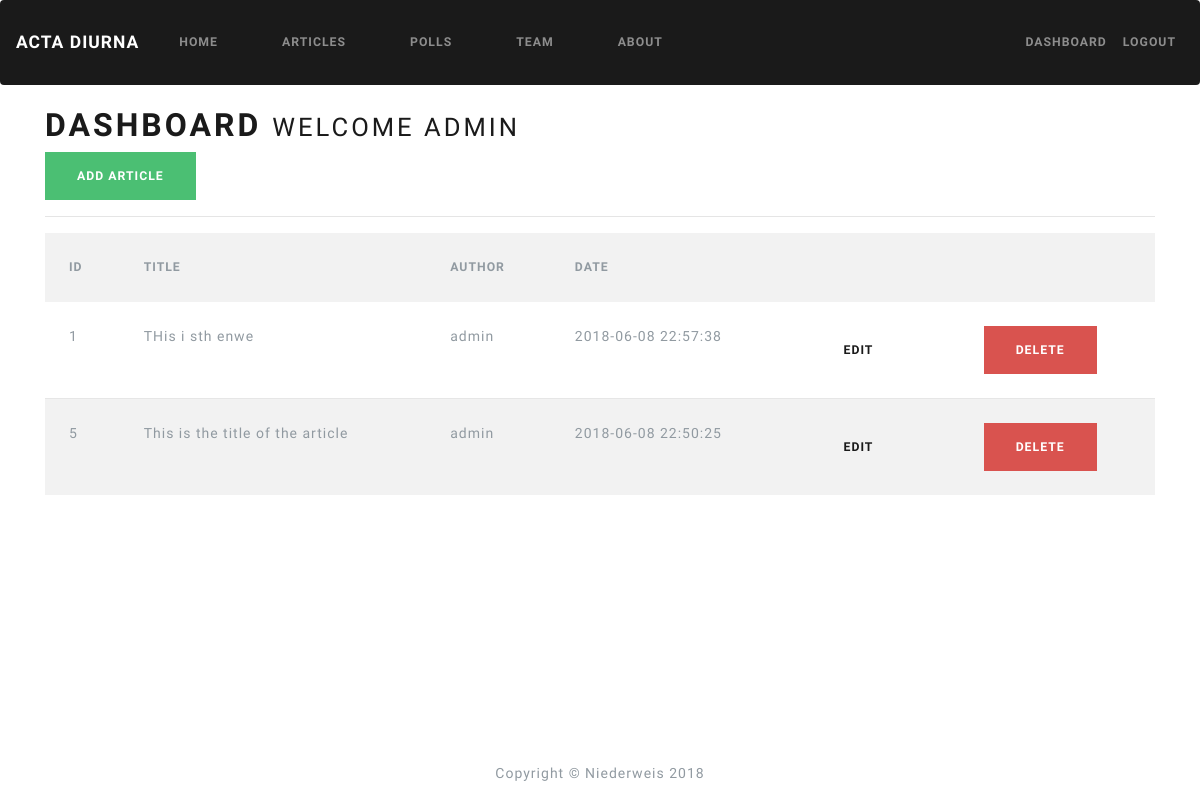
/dashboard (signed in), run on an earlier commit of the app's database.
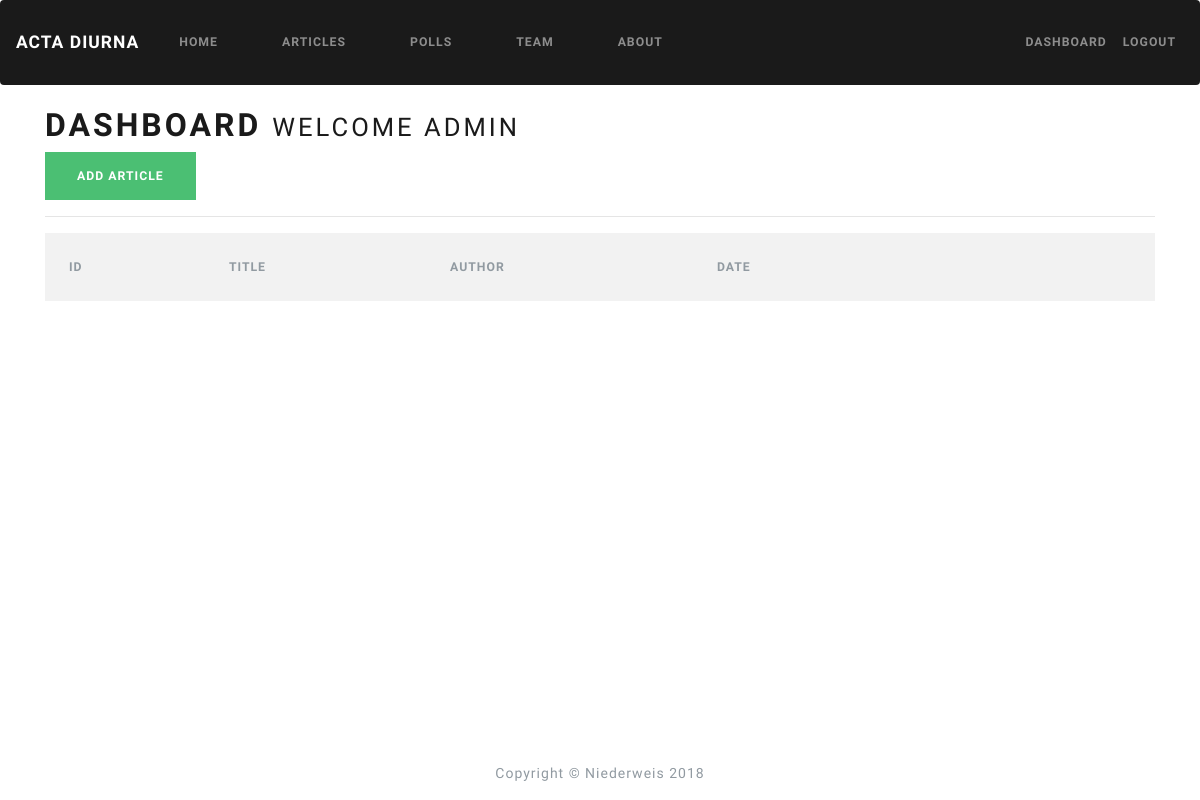
And on a later commit of the database.
### app.py (models this page shows)
class Users(UserMixin, db.Model):
    id = db.Column(db.Integer, primary_key=True)
    first_name = db.Column(db.String(25))
    last_name = db.Column(db.String(40))
    email = db.Column(db.String(100))
    username = db.Column(db.String(30))
    password = db.Column(db.String(100))
    acclevel = db.Column(db.Integer, server_default=db.FetchedValue())

class Articles(db.Model):
    id = db.Column(db.Integer, primary_key=True)
    title = db.Column(db.String(255))
    author = db.Column(db.String(100))
    body = db.Column(db.String)
    create_date = db.Column(db.String, server_default=db.FetchedValue())

### app.py (the view)
@app.route('/dashboard')
@login_required
def dashboard():
    if current_user.acclevel == 1:
        adminlistOfArticles = Articles.query.all()
        return render_template('dashboard.html', articles=adminlistOfArticles)
    else:
        listOfArticles = \
            Articles.query.filter_by(author=current_user.username).all()
        return render_template('dashboard.html', articles=listOfArticles)

### app.py (called while the page is built)
@login_manager.user_loader
def load_user(user_id):
    return Users.query.get(int(user_id))

### templates/dashboard.html (shortened to what this page needs)
{% extends 'base.html' %} {% block title %} Dashboard {% endblock %} {% block content %}
<h1>Dashboard <small> Welcome {{current_user.username}}</small></h1>
<a class="btn btn-success" href="/add_article">Add Article</a>
<hr>
<table class="table table-striped">
  <tr>
    <th>ID</th>
    <th>Title</th>
    <th>Author</th>
    <th>Date</th>
    <th></th>
    <th></th>
  </tr>
  {% for article in articles %}
  <tr>
    <td>{{article.id}}</td>
    <td>{{article.title}}</td>
    <td>{{article.author}}</td>
    <td>{{article.create_date}}</td>
    <td><a href="edit_article/{{article.id}}" class="btn btn-default pull-right">Edit</a></td>
    <td>
      <form id="deleteArt" method="post" action="{{url_for('delete_article', id=article.id)}}">
        <a href="javascript: confirmDelete()" class="btn btn-danger">Delete</a>
      </form>
    </td>
  </tr>
  {% endfor %}
</table>
{% endblock %}

### templates/base.html (shortened to what this page needs)
<!DOCTYPE html>
<html>
<head>
  <link rel="stylesheet" href="{{url_for('static', filename='bootstrapMin.css')}}">
  <link rel="stylesheet" href="{{url_for('static', filename='bootstrap.css')}}">
</head>
<body>
  <nav class="navbar navbar-expand-lg navbar-dark bg-primary">
    <a class="navbar-brand" href="/index">Acta Diurna</a>
    <div class="collapse navbar-collapse" id="navbarColor01">
      <ul class="navbar-nav mr-auto">
        <li class="nav-item">
          <a class="nav-link" href="/index">Home</a>
        </li>
        <li class="nav-item">
          <a class="nav-link" href="/articles">Articles</a>
        </li>
        <li class="nav-item">
          <a class="nav-link" href="/polls">Polls</a>
        </li>
        <li class="nav-item">
          <a class="nav-link" href="/team">Team</a>
        </li>
        <li class="nav-item">
          <a class="nav-link" href="/about">About</a>
        </li>
      </ul>
    </div>
    <div class="navbar-collapse collapse w-100 order-3 dual-collapse2">
      {% if current_user.is_authenticated %}
      <ul class="navbar-nav ml-auto">
        <li class="nav navbar-nav navbar-right">
          <a class="nav-link" href="/dashboard">Dashboard</a>
        </li>
        <li class="nav navbar-nav navbar-right">
          <a class="nav-link" href="/logout">Logout</a>
        </li>
      </ul>
      {% endif %}
    </div>
  </nav>
  <br>
  <div class="container">
    {% block content %}{% endblock %}
  </div>
  <br>
  <footer>
    <div id="footer">
      Copyright &copy; Niederweis 2018
    </div>
  </footer>
</body>
</html>

What changed in the data, as far as the page shows it:
removed Articles: id "1", title "THis i sth enwe", author "admin", create_date "2018-06-08 22:57:38"
removed Articles: id "5", title "This is the title of the article", author "admin", create_date "2018-06-08 22:50:25"
